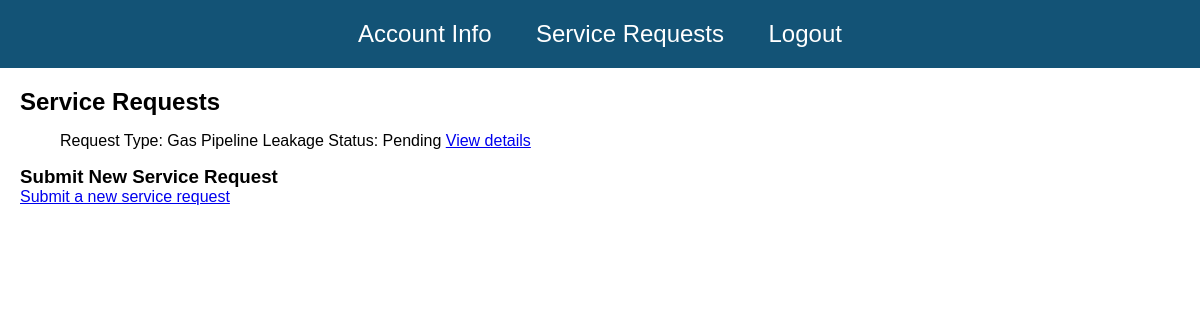
The page /servicerequests (signed in) on the database its author committed.
### GasUtilityConsumerServicesApp/models.py (models this page shows, shortened)
class ServiceRequestModel(models.Model):
    request_type = models.CharField(max_length=120)
    request_details = models.TextField()
    request_status = models.CharField(max_length=20, choices=STATUS_CHOICES, default='Pending')
    requested_on = models.DateTimeField(auto_now_add=True)
    resolved_on= models.DateTimeField(null=True, blank=True)
    customer = models.ForeignKey('CustomerModel', on_delete=models.CASCADE)
    attachment = models.FileField(upload_to='attachments/', blank=True, null=True)

### GasUtilityConsumerServicesApp/views.py (the view)
# urls.py: path('servicerequests', servicerequests, name="servicerequests"),
@login_required
def servicerequests(request):
    service_requests = ServiceRequestModel.objects.all()
    return render(request, 'servicerequests.html', {'service_requests': service_requests})

### GasUtilityConsumerServicesApp/templates/servicerequests.html
{% extends 'base.html' %}
{% block content %}
  <h2>Service Requests</h2>
  <ol>
    {% for request in service_requests %}
      <li>
        Request Type: {{ request.request_type }}
        Status: {{ request.request_status }}
        <a href="{% url 'viewdetails'  %}">View details</a>
      </li>
    {% empty %}
      <li>No service requests submitted yet.</li>
    {% endfor %}
  </ol>
  <h3>Submit New Service Request</h3>
  <p><a href="{% url 'submitservicerequest' %}">Submit a new service request</a></p>
{% endblock %}

### templates/base.html (style rules this page uses)
body, h1, h2, h3, p, ul, li { margin: 0; padding: 0; list-style: none; }
body { font-family: Arial, sans-serif; }

### rows shown on the page
ServiceRequestModel: request_type "Gas Pipeline Leakage", request_status "Pending"
